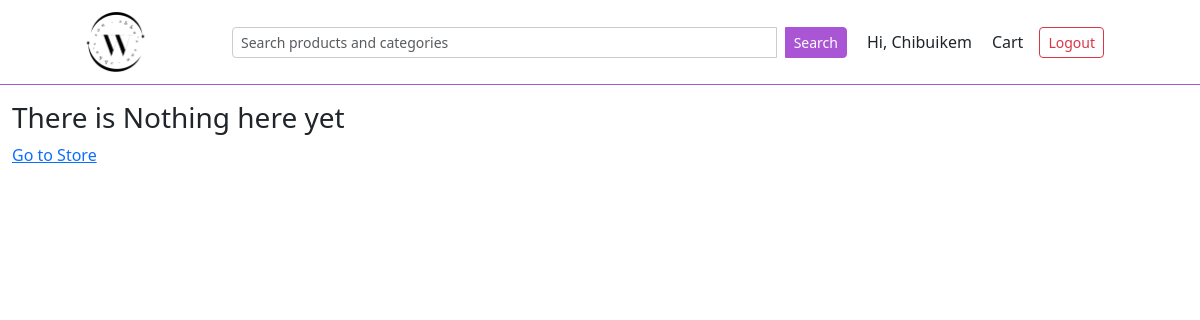
/order/order_history/ (signed in), run on an earlier commit of the app's database.
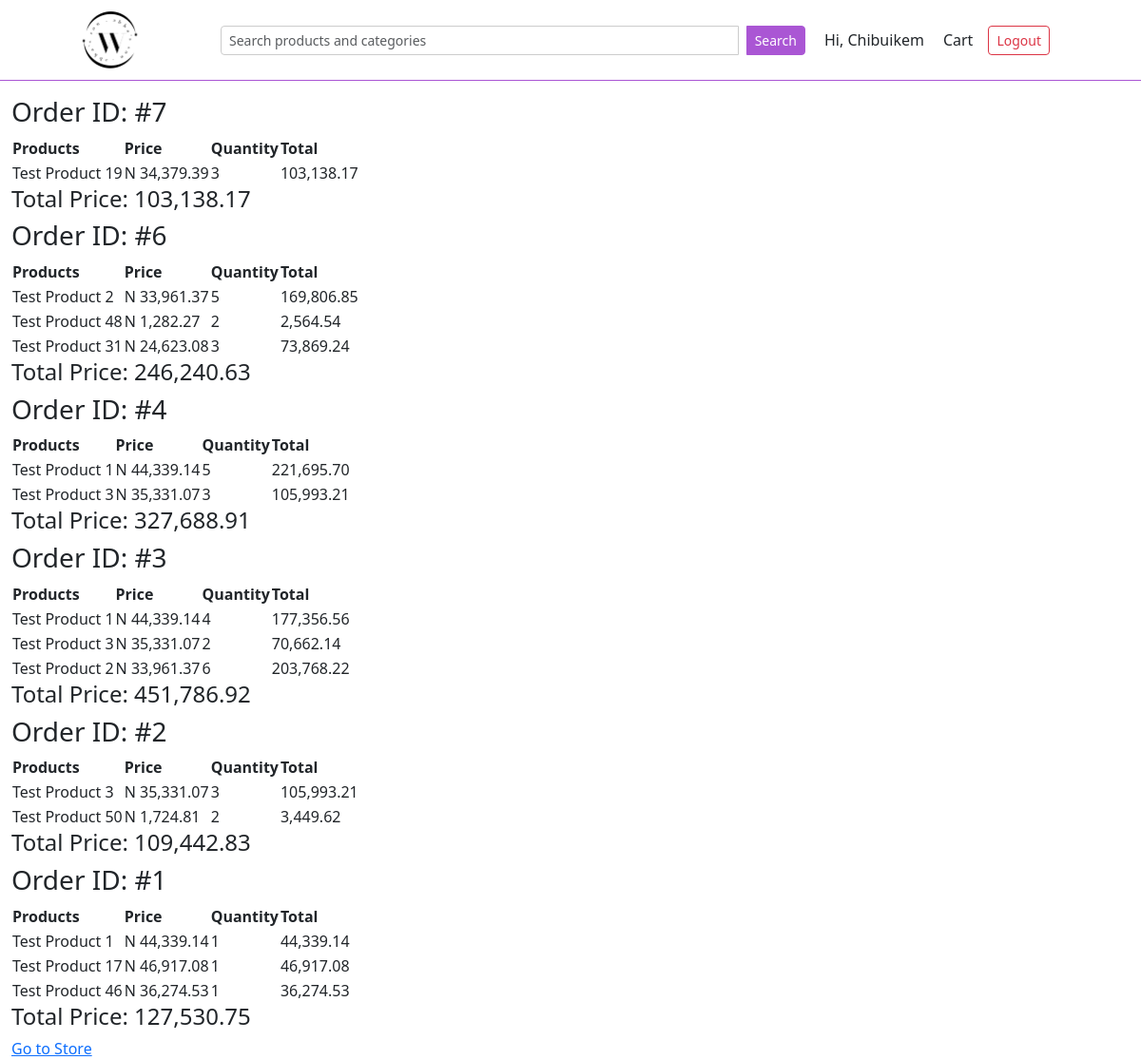
And on a later commit of the database.
### order/models.py (models this page shows)
class Order(models.Model):
    user = models.ForeignKey(settings.AUTH_USER_MODEL, on_delete=models.CASCADE)
    status = models.CharField(max_length=50, choices=DELI_STATUS, default='Pending')
    date_created = models.DateTimeField(auto_now_add=True)
    def get_total_price(self):
        return sum(item.total_price() for item in self.items.all()) # type:ignore

class OrderItem(models.Model):
    order = models.ForeignKey(Order, on_delete=models.CASCADE, related_name='items')
    product = models.ForeignKey(Product, on_delete=models.CASCADE)
    qty = models.IntegerField(default=1)
    price = models.DecimalField(max_digits=8, decimal_places=2)
    def total_price(self):
        return self.qty * self.price

### catalogue/models.py (models this page shows, shortened)
class Product(models.Model):
    name = models.CharField(max_length=100)
    slug = models.SlugField()
    description = models.TextField()
    category = models.ManyToManyField(Category, blank=True, related_name='product')
    price = models.DecimalField(max_digits=8, decimal_places=2)
    size = models.ManyToManyField(Size, blank=True, related_name='sizes')
    image = models.ImageField(default='products/images.png')
    product_type = models.ForeignKey(ProductType, on_delete=models.CASCADE, related_name='type', null=True)
    is_active = models.BooleanField()
    date_created = models.DateTimeField(auto_now_add=True)

### order/views.py (the view)
# urls.py: path('order_history/', views.order_history, name='order_history'),
@login_required
def order_history(request):
    orders = Order.objects.filter(status='Processing').prefetch_related(
        Prefetch('items', queryset=OrderItem.objects.select_related('product'))
    ).order_by('-date_created')
    return render(request, 'order.html', {'orders':orders,})

### order/templates/order.html
{% extends "layout.html" %}
{% load humanize %}
{% block content %}
    {% if orders|length == 0 %}
        <h3>There is Nothing here yet</h3>
    {% else %}
        {% for order in orders %}
            <div class="order_history">
                <h3>Order ID: #{{order.id}} </h3>
            <table>
                <thead>
                    <tr>
                        <th>Products</th>
                        <th>Price</th>
                        <th>Quantity</th>
                        <th>Total</th>
                    </tr>
                </thead>
                <tbody>
                    {% for item in order.items.all %}
                    <tr>
                        <td>
                            {{item.product.name}}
                        </td>
                        <td>
                            N {{item.price|intcomma}}
                        </td>
                        <td>
                            {{item.qty}}
                        </td>
                        <td>
                            {{item.total_price|intcomma}}
                        </td>
                    </tr>
                    {% endfor %}
                </tbody>
            </table>
            <h4> Total Price: {{order.get_total_price|intcomma}} </h4>
            </div>
        {% endfor %}
    {% endif %}
    <a href=" {% url 'store:store' %} ">Go to Store</a>
{% endblock content %}

What changed in the data, as far as the page shows it:
added Order: id "7", get_total_price "103,138.17"
added OrderItem: product.name "Test Product 19", price "34,379.39", qty "3", total_price "103,138.17", shown under "7"
added Order: id "6", get_total_price "246,240.63"
added OrderItem: product.name "Test Product 2", price "33,961.37", qty "5", total_price "169,806.85", shown under "6"
added OrderItem: product.name "Test Product 48", price "1,282.27", qty "2", total_price "2,564.54", shown under "6"
added OrderItem: product.name "Test Product 31", price "24,623.08", qty "3", total_price "73,869.24", shown under "6"
added Order: id "4", get_total_price "327,688.91"
added OrderItem: product.name "Test Product 1", price "44,339.14", qty "5", total_price "221,695.70", shown under "4"
added OrderItem: product.name "Test Product 3", price "35,331.07", qty "3", total_price "105,993.21", shown under "4"
added Order: id "3", get_total_price "451,786.92"
added OrderItem: product.name "Test Product 1", price "44,339.14", qty "4", total_price "177,356.56", shown under "3"
added OrderItem: product.name "Test Product 3", price "35,331.07", qty "2", total_price "70,662.14", shown under "3"
added OrderItem: product.name "Test Product 2", price "33,961.37", qty "6", total_price "203,768.22", shown under "3"
added Order: id "2", get_total_price "109,442.83"
added OrderItem: product.name "Test Product 3", price "35,331.07", qty "3", total_price "105,993.21", shown under "2"
added OrderItem: product.name "Test Product 50", price "1,724.81", qty "2", total_price "3,449.62"
added Order: id "1", get_total_price "127,530.75"
added OrderItem: product.name "Test Product 1", price "44,339.14", qty "1", total_price "44,339.14"
added OrderItem: product.name "Test Product 17", price "46,917.08", qty "1", total_price "46,917.08"
added OrderItem: product.name "Test Product 46", price "36,274.53", qty "1", total_price "36,274.53"
Also different on the page:
text no longer shown: "There is Nothing here yet"
